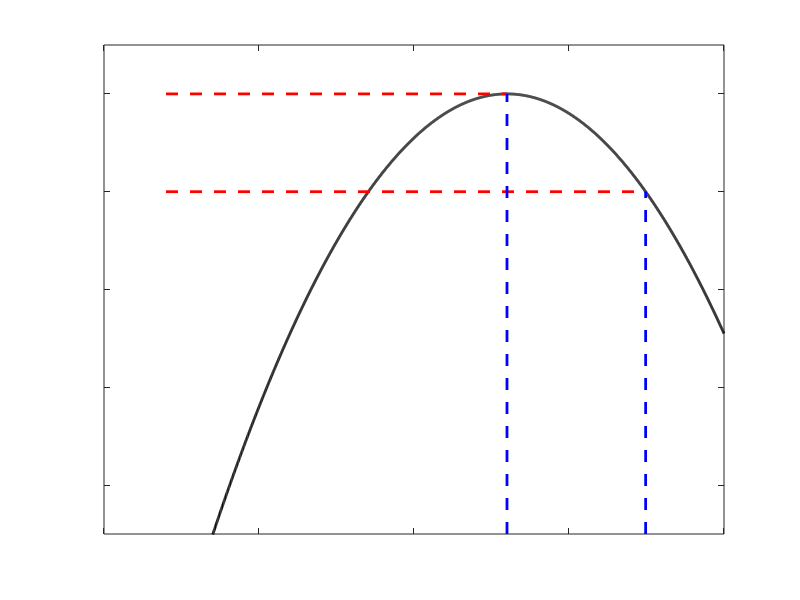

Here is the MATLAB script that generated this plot: (Note: this script raises an error after producing the figure.)
%% Difference among the 3 tests
% Create Figure A.3

%% Beginning of code
close all
theta=3;
lw=2;
x=-8:0.01:10;
fx=-(x-theta).^2;
x0=sqrt(20)+theta;
fx0=-20;
plot(x,fx,'Color','k','LineWidth',2)

% The two horizontal lines for LR test
line([-8;3],[0;0],'LineStyle','--','LineWidth',lw,'Color','r')
line([-8;x0],[-20;-20],'LineStyle','--','LineWidth',lw,'Color','r')

% The two vertical lines for Wald test
line([theta;theta],[-90;0],'LineStyle','--','LineWidth',lw,'Color','b')
line([x0;x0],[-90;fx0],'LineStyle','--','LineWidth',lw,'Color','b')
set(gca,"XTickLabel","","YTickLabel","")
ylim([-90 10])

hl=refline(-2*sqrt(20),20+6*sqrt(20));
hl.Color='m';
hl.LineWidth=2;

ylabel('Loglikelihood')

% [-4 -4],[-20 0]
ylim([-90 20])

[figx, figy]=aux.dsxy2figxy([-7 -7],[-20 0]);
annotation("doublearrow",figx,figy);
annotation("textbox",[figx(1)+0.005 figy(1)+0.01 0.3 0.1],'String','Likelihood ratio test', ...
    'EdgeColor','w','Color','r','FontSize',12)


[figx, figy]=aux.dsxy2figxy([3 x0],[-60 -60]);
an = annotation("doublearrow",figx,figy);
annotation("textbox",[figx(1)+0.01 figy(1)+0.001 0.3 0.1],'String','Wald test', ...
    'EdgeColor','w','Color','b','FontSize',12)

%[figx, figy]=aux.dsxy2figxy([x0 -20],[x0 -60]);
%annotation("textbox",[figx(1)+0.01 figy(1)+0.001 0.1 0.1],'String','Score test','EdgeColor','w')

text(7,-10,'Score Test','Rotation',-50,'Color','m','FontSize',12)


text(theta,-95,'$\hat \theta$','Color','k','FontSize',16,'Interpreter','latex')
text(x0,-95,'$\theta_0$','Color','k','FontSize',16,'Interpreter','latex')
text(10,-100,'$\theta$','Color','k','FontSize',16,'Interpreter','latex')
box off

if prin==1
    % print to postscript
    print -depsc liktests.eps;
else
    title("Figure A.3")

end

%InsideREADME 